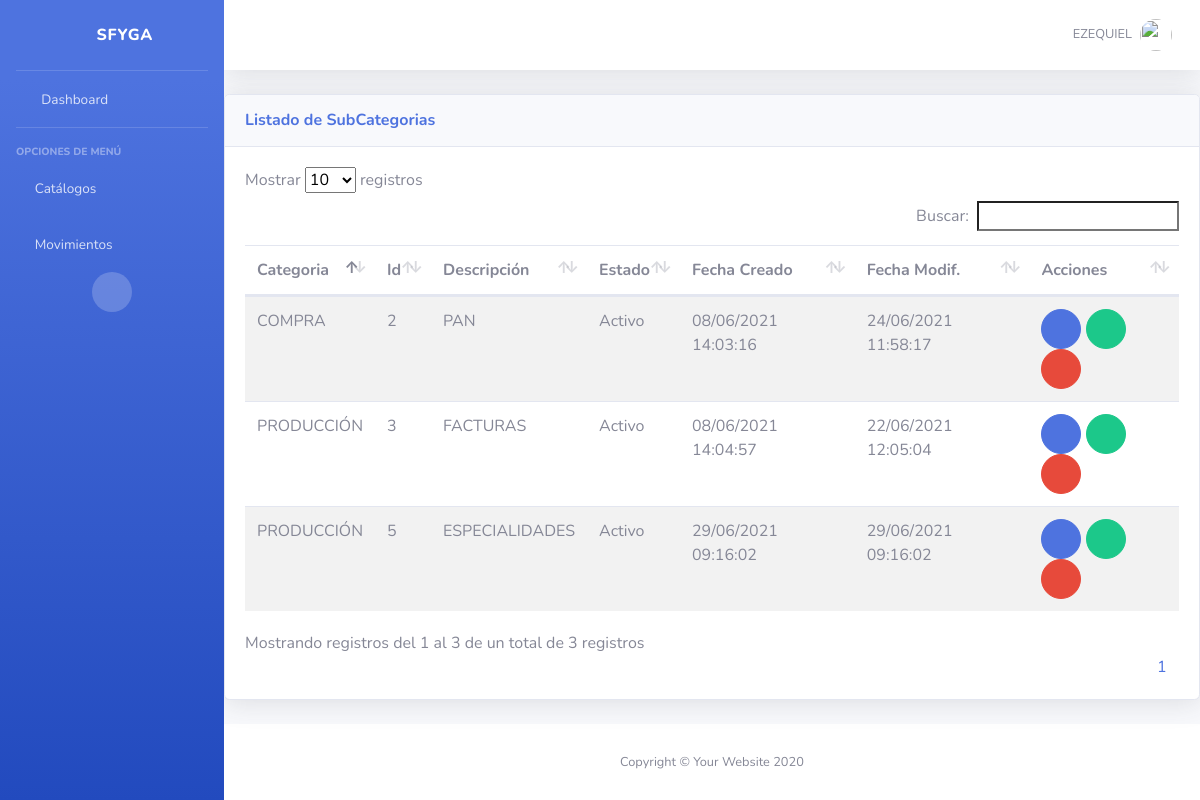
The page /inv/subcategorias/ (signed in) on the database its author committed.
### inv/models.py (models this page shows, shortened)
class SubCategoria(ClaseModelo):
    categoria = models.ForeignKey(Categoria, on_delete=models.CASCADE)
    descripcion = models.CharField( max_length=100, help_text = 'Descripción de la Categoria', unique = True )
    class Meta:
        verbose_name_plural = 'SubCategorias'
        unique_together = ('categoria','descripcion')

class Categoria(ClaseModelo):
    descripcion = models.CharField(max_length=100, help_text='Descripción de la Categoría', unique=True)
    def __str__(self):
        return '{}'.format(self.descripcion)
    class Meta:
        verbose_name_plural = 'Categorias'

### inv/views.py (the view)
# urls.py: path('subcategorias/', SubCategoriaView.as_view(), name='subcategoria_list'),
class SubCategoriaView(SinPrivilegios, generic.ListView):
    permission_required='inv.view_subcategoria'
    model = SubCategoria
    template_name = "inv/subcategoria_list.html"
    context_object_name = "obj"
    login_url = "bases:login"

### inv/templates/inv/subcategoria_list.html (shortened to what this page needs)
{% extends 'base/base.html' %}
{% block page_content %}
<div class="card shadow mb-4">
    <div
        class="card-header py-3 d-flex flex-row align-items-center justify-content-between">
        <h6 class="m-0 font-weight-bold text-primary">Listado de SubCategorias</h6>
        <div class="dropdown no-arrow">
            <a class="dropdown-toggle" href="#" role="button" id="dropdownMenuLink"
                data-toggle="dropdown" aria-haspopup="true" aria-expanded="false">
                <i class="fas fa-ellipsis-v fa-sm fa-fw text-gray-400"></i>
            </a>
        </div>
    </div>
    <div class="card-body">
        {% if not obj %}
            <div class="alert alert-info">No Hay SubCategorias</div>
        {% else %}
            <table class= "table table-striped table-hover">
                <thead>
                    <th>Categoria</th>
                    <th>Id</th>
                    <th>Descripción</th>
                    <th>Estado</th>
                    <th>Fecha Creado</th>
                    <th>Fecha Modif.</th>
                    <th class="all">Acciones</th>
                </thead>
                <tbody>
                    {% for item in obj %}
                    <tr>
                        <td>{{ item.categoria }}</td>
                        <td>{{ item.id }}</td>
                        <td>{{ item.descripcion }}</td>
                        <td>{{ item.estado| yesno:"Activo,Inactivo" }}</td>
                        <td>{{ item.fc | date:"d/m/Y H:i:s" }}</td>
                        <td>{{ item.fm | date:"d/m/Y H:i:s" }}</td>
                        <td>
                            <a href="#"  onclick="return abrir_modal('{% url 'inv:subcategoria_edit' item.id %}')" class="btn btn-primary btn-circle" role="button"><i class="fas fa-edit"></i></a>
                            {% if item.estado == True %}
                                <a href="#"  onclick="return abrir_modal('{% url 'inv:subcategoria_inactivar' item.id %}')" class="btn btn-success btn-circle" role="button"><i class="fas fa-check"></i></a>
                            {% endif %}
                            <a href="#"  onclick="return abrir_modal('{% url 'inv:subcategoria_del' item.id %}')" class="btn btn-danger btn-circle" role="button"><i class="fas fa-trash-alt"></i></a>
                        </td>
                    </tr>
                    {% endfor %}
                </tbody>
            </table>
        {% endif %}
    </div>
</div>
{% endblock page_content %}

### templates/base/base.html (shortened to what this page needs)
{% load static %}
<!DOCTYPE html>
<html lang="es">
<head>
    <link href="{% static 'base/vendor/fontawesome-free/css/all.min.css' %}" rel="stylesheet" type="text/css">
    <link href="{% static 'base/css/sb-admin-2.min.css' %}" rel="stylesheet">
    <link href="{% static 'base/vendor/datatables/datatables.bootstrap4.min.css' %}" rel="stylesheet">
    <link href="{% static 'base/vendor/jquery_confirm/jquery-confirm.min.css' %}" rel="stylesheet">
    <link rel="stylesheet" href="{% static 'base/vendor/datetime_picker/jquery.datetimepicker.min.css' %}" />
</head>
<body id="page-top" class="bg-gradient-primary">
    <div id="wrapper">
        {% block side_bar %}
        <ul class="navbar-nav bg-gradient-primary sidebar sidebar-dark accordion" id="accordionSidebar">
            <a class="sidebar-brand d-flex align-items-center justify-content-center" href="{% url 'bases:home' %}">
                <div class="sidebar-brand-icon rotate-n-15">
                    <i class="fas fa-donate"></i>
                </div>
                <div class="sidebar-brand-text mx-3">SFyGA</div>
            </a>
            <hr class="sidebar-divider my-0">
            <li class="nav-item">
                <a class="nav-link" href="{% url 'bases:home' %}">
                    <i class="fas fa-fw fa-tachometer-alt"></i>
                    <span>Dashboard</span></a>
            </li>
            <hr class="sidebar-divider">
            <div class="sidebar-heading">
                Opciones de Menú
            </div>
            <li class="nav-item">
                <a class="nav-link collapsed" href="#" data-toggle="collapse" data-target="#collapseTwo"
                    aria-expanded="true" aria-controls="collapseTwo">
                    <i class="fas fa-circle text-lightgray"></i>
                    <span>Catálogos</span>
                </a>
            </li>
            <li class="nav-item">
                <a class="nav-link collapsed" href="#" data-toggle="collapse" data-target="#collapseUtilities"
                    aria-expanded="true" aria-controls="collapseUtilities">
                    <i class="fas fa-circle text-lightgray"></i>
                    <span>Movimientos</span>
                </a>
            </li>
            <div class="text-center d-none d-md-inline">
                <button class="rounded-circle border-0" id="sidebarToggle"></button>
            </div>
        </ul>
        {% endblock side_bar %}
        <div id="content-wrapper" class="d-flex flex-column">
            <div id="content">
                {% block top_bar %}
                <nav class="navbar navbar-expand navbar-light bg-white topbar mb-4 static-top shadow">
                    <ul class="navbar-nav ml-auto">
                        <li class="nav-item dropdown no-arrow d-sm-none">
                        <li class="nav-item dropdown no-arrow">
                            <a class="nav-link dropdown-toggle" href="#" id="userDropdown" role="button"
                                data-toggle="dropdown" aria-haspopup="true" aria-expanded="false">
                                <span class="mr-2 d-none d-lg-inline text-gray-600 small">{{ user.username|upper }}</span>
                                <img class="img-profile rounded-circle"
                                    src="{% static '/base/img/undraw_profile.svg' %}">
                            </a>
                        </li>
                    </ul>
                </nav>
                {% endblock top_bar %}
                {% block page_content %}{% endblock page_content %}
            </div>
            {% block footer %}
            <footer class="sticky-footer bg-white">
                <div class="container my-auto">
                    <div class="copyright text-center my-auto">
                        <span>Copyright &copy; Your Website 2020</span>
                    </div>
                </div>
            </footer>
            {% endblock footer %}
        </div>
    </div>
</body>
</html>

### rows shown on the page
SubCategoria: categoria "COMPRA", id "2", descripcion "PAN", estado "Activo", fc "08/06/2021 14:03:16", fm "24/06/2021 11:58:17"
SubCategoria: categoria "PRODUCCIÓN", id "3", descripcion "FACTURAS", estado "Activo", fc "08/06/2021 14:04:57", fm "22/06/2021 12:05:04"
SubCategoria: categoria "PRODUCCIÓN", id "5", descripcion "ESPECIALIDADES", estado "Activo", fc "29/06/2021 09:16:02", fm "29/06/2021 09:16:02"

### other values the page prints
{{ user.username|upper }} "EZEQUIEL"
